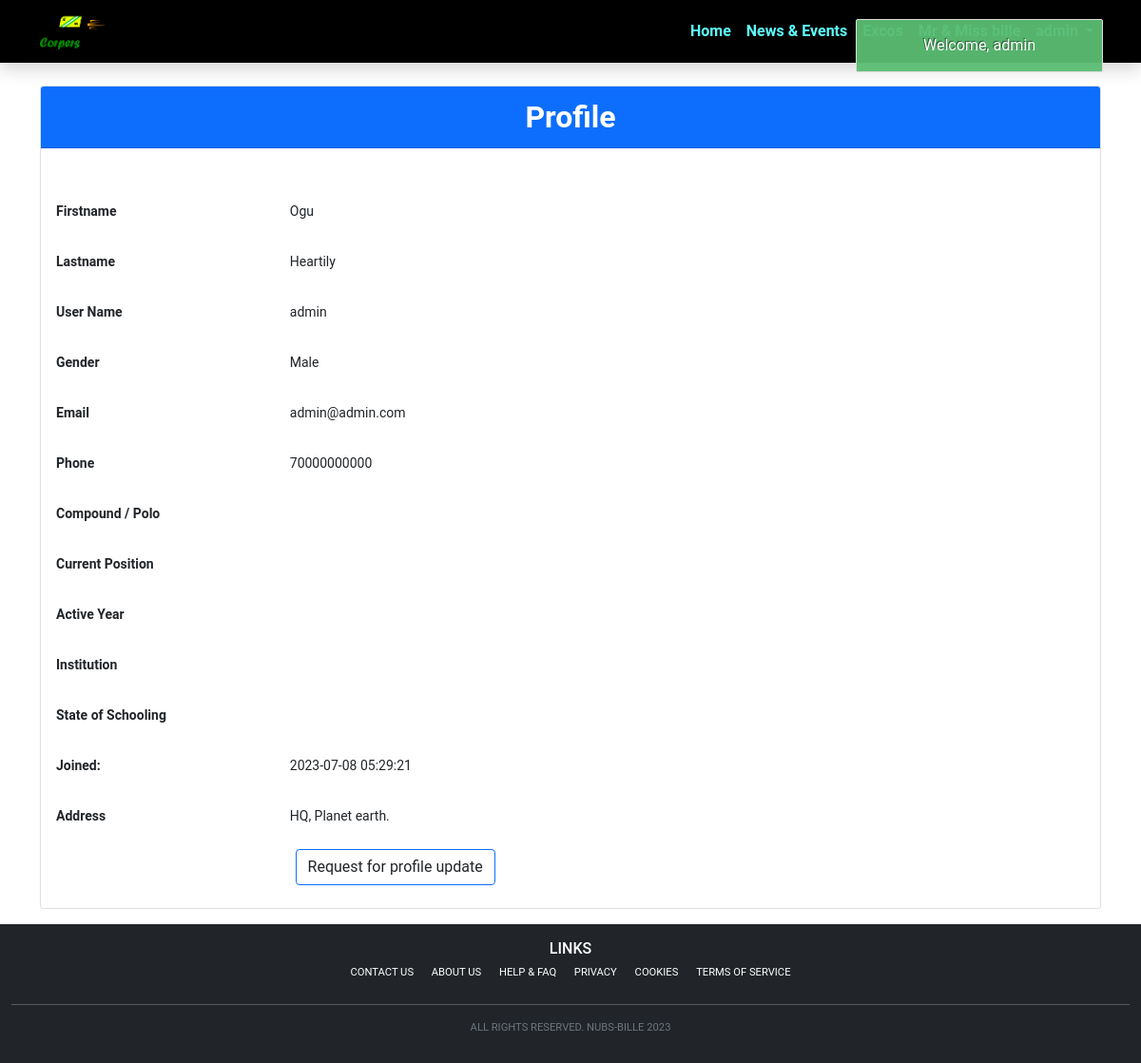
Page /user-profile.php (signed in) on the committed database.
### tables this page shows
CREATE TABLE `users` (
  `id` int(11) NOT NULL,
  `first_name` varchar(50) NOT NULL,
  `last_name` varchar(50) NOT NULL,
  `user_name` varchar(50) NOT NULL,
  `gender` varchar(10) NOT NULL,
  `e_mail` varchar(50) NOT NULL,
  `phone_number` varchar(20) NOT NULL,
  `state` varchar(50) NOT NULL,
  `city` varchar(50) NOT NULL,
  `user_address` varchar(100) DEFAULT '''No Address''',
  `pass_word` varchar(255) NOT NULL,
  `role_as` tinyint(4) NOT NULL DEFAULT 0,
  `status` tinyint(4) NOT NULL DEFAULT 0,
  `user_image` varchar(100) DEFAULT '''No Image Yet''',
  `nubs_id_card` varchar(100) DEFAULT '''No ID Image''',
  `created_date` timestamp NOT NULL DEFAULT current_timestamp()
);

### functions/userfunctions.php (called while the page is built, shortened)
<?php
include('config/dbcon.php');
function getAllFromUsers(){
    global $con;
    $userId = $_SESSION['auth_user']['user_id'];
    $user_query = "SELECT * FROM users WHERE id='$userId' ";
    return $user_query_run = mysqli_query($con, $user_query);
}
?>

### user-profile.php (the view, shortened to what this page needs)
<?php
include("functions/userfunctions.php");
include('includes/header.php');
?>
<div class="container">
    <div class="row mt-4">
        <div class="col-md-12">
            <?php
            if (isset($_SESSION['auth'])) {
                $profile_qry_run = getAllFromUsers();
                $profile_data = mysqli_fetch_array($profile_qry_run);
            ?>
                <div class="card mb-3">
                    <div class="card-header bg-primary">
                        <div class="text-center fs-2 fw-bold text-white">Profile</div>
                    </div>
                    <div class="card-body">
                        <div class="row">
                            <div class="col-6 col-sm-5">
                            </div>
                            <div class="col-6 col-sm-7">
                            </div>
                            <div class="col-12 col-sm-8 small">
                                <div class="row align-items-center">
                                    <div class="col-4 my-3 fw-bold">Firstname</div>
                                    <div class="col-8"><?= $profile_data['first_name']; ?></div>
                                    <div class="col-4 my-3 fw-bold">Lastname</div>
                                    <div class="col-8"><?= $profile_data['last_name']; ?></div>
                                    <div class="col-4 my-3 fw-bold">User Name</div>
                                    <div class="col-8"><?= $profile_data['user_name']; ?></div>
                                    <div class="col-4 my-3 fw-bold">Gender</div>
                                    <div class="col-8"><?= $profile_data['gender']; ?></div>
                                    <div class="col-4 my-3 fw-bold">Email</div>
                                    <div class="col-8"><?= $profile_data['e_mail']; ?></div>
                                    <div class="col-4 my-3 fw-bold">Phone</div>
                                    <div class="col-8"><?= $profile_data['phone_number']; ?></div>
                                    <div class="col-4 my-3 fw-bold">Compound / Polo</div>
                                    <div class="col-4 my-3 fw-bold">Current Position</div>
                                    <div class="col-4 my-3 fw-bold">Active Year</div>
                                    <div class="col-4 my-3 fw-bold">Institution</div>
                                    <div class="col-4 my-3 fw-bold">State of Schooling</div>
                                    <div class="col-4 my-3 fw-bold">Joined: </div>
                                    <div class="col-8"><?= $profile_data['created_date']; ?></div>
                                    <div class="col-4 my-3 fw-bold">Address</div>
                                    <div class="col-8"><?= $profile_data['user_address']; ?></div>
                                    <div class="d-flex justify-content-center py-2">
                                        <a href="user_profile_update.php" class="btn border-primary">Request for profile update</a>
                                    </div>
                                </div>
                            </div>
                        </div>
                    </div>
                <?php
            } else {
                echo "ID not set";
            }
                ?>
                </div>
        </div>
    </div>
</div>
<?php include('includes/footer.php'); ?>

### assets/css/custom.css (style rules this page uses)
* { font-family: 'Roboto', sans-serif; }
:root { --nubs-site-color: rgb(0, 0, 0); --nubs-menu-bars: rgb(92, 255, 255); }
a { text-decoration: none; }

### rows in the picture
users: first_name "Ogu", last_name "Heartily", user_name "admin", gender "Male", e_mail "admin@admin.com", phone_number "70000000000", created_date "2023-07-08 05:29:21", user_address "HQ, Planet earth."
